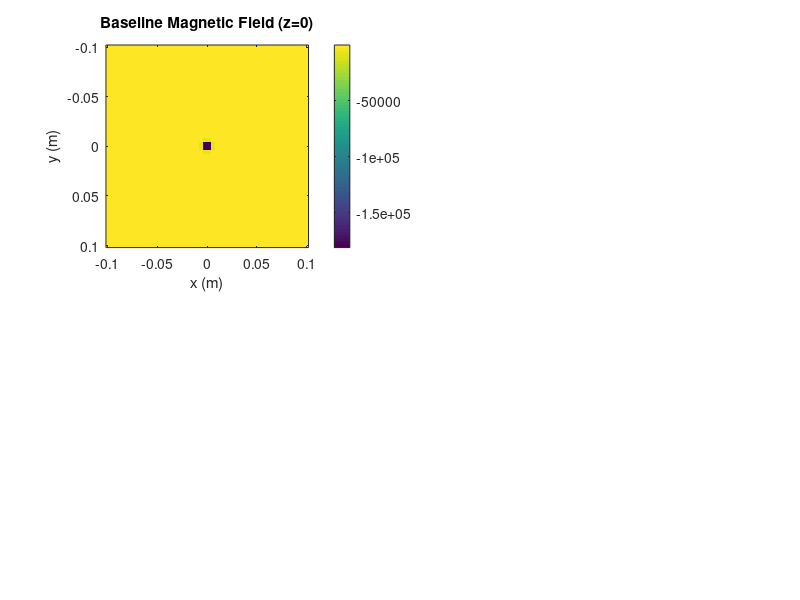

MATLAB code to generate this figure: (Note: this script raises an error after producing the figure.)
% Define constants
mu0 = 4 * pi * 1e-7; % Permeability of free space
num_points = 50; % Number of points in each dimension to calculate the field
 
 
% Define coil parameters
coil_radius = [0.05, 0.05]; % Radii of the coils in meters
coil_center = [0, 0, 0.1; 0, 0, -0.1]; % Centers of the coils in x, y, z
frequencies = [10, 15]; % Frequencies of the coils in Hz
currents = [1, 1]; % Currents in the coils in Amperes
phases = [0, pi/2]; % Phases of the currents in the coils
 
 
% Define the observation grid for the brain model
[x, y, z] = meshgrid(linspace(-0.1, 0.1, num_points), linspace(-0.1, 0.1, num_points), linspace(-0.1, 0.1, num_points));
 
 
% Simulate baseline neural activity with altered oscillatory patterns for depression
t = 0:0.001:1; % Time vector (1 second)
f_beta = 20; % Frequency of beta oscillations 
p0_beta = [1, 0, 0]; % Initial dipole moment for theta (arbitrary units)
 
 
% Calculate baseline MEG signal with altered oscillatory patterns
meg_baseline_beta = mu0 * (3 * (p0_beta(1) * z) .* z - p0_beta(1)) ./ (4 * pi * (x.^2 + y.^2 + z.^2).^(5/2));
meg_baseline = meg_baseline_beta; % Combine beta components
 
 
% Apply magnetic stimulation (using original coil model)
Bz_total = zeros(size(z)); % Initialize total magnetic field
for coil = 1:length(frequencies)
    Bz = mu0 * currents(coil) * coil_radius(coil)^2 ./ (2 * ((coil_radius(coil)^2 + (z - coil_center(coil,3)).^2).^(3/2)));
    Bz_total = Bz_total + Bz; % Superimpose the fields from each coil
end
 
 
% Simulate post-stimulation neural activity (simplified model)
% Assume the stimulation affects the amplitude of the neural oscillations
meg_post_beta = mu0 * (3 * (1.2 * p0_beta(1) * z) .* z - 1.2 * p0_beta(1)) ./ (4 * pi * (x.^2 + y.^2 + z.^2).^(5/2));
meg_post = meg_post_beta; % Combine alpha and theta components
 
 % Initialize time-varying MEG matrices
meg_baseline_time = zeros(length(t), num_points);
meg_post_time = zeros(length(t), num_points);
 
% Loop over time to simulate MEG for each time point
for i = 1:length(t)
    % Simulate MEG signal at time point i
    meg_baseline_time(i, :) = sin(2 * pi * f_beta * t(i)) * meg_baseline(num_points/2, num_points/2, num_points/2);
    meg_post_time(i, :) = sin(2 * pi * f_beta * t(i)) * meg_post(num_points/2, num_points/2, num_points/2);
end
 
% Choose a plane to visualize, for example z=0 (middle of the brain)
slice_index = num_points / 2; % Assuming num_points is even, this is the middle
meg_baseline_slice = squeeze(meg_baseline(:, :, slice_index));
meg_post_slice = squeeze(meg_post(:, :, slice_index));
 
 
cmin = min(min(meg_baseline_slice(:)), min(meg_post_slice(:)));
cmax = max(max(meg_baseline_slice(:)), max(meg_post_slice(:)));
 
% Plot the baseline magnetic field slice with adjusted color limits
subplot(2, 2, 1);
imagesc(linspace(-0.1, 0.1, num_points), linspace(-0.1, 0.1, num_points), meg_baseline_slice);
axis square;
title('Baseline Magnetic Field (z=0)');
xlabel('x (m)');
ylabel('y (m)');
colorbar;
clim([cmin cmax]); % Adjust the color scale
 
 
% Plot the post-stimulation magnetic field slice with the same color limits for comparison
subplot(2, 2, 2);
imagesc(linspace(-0.1, 0.1, num_points), linspace(-0.1, 0.1, num_points), meg_post_slice);
axis square;
title('Post-Stimulation Magnetic Field (z=0)');
xlabel('x (m)');
ylabel('y (m)');
colorbar;
clim([cmin cmax]); % Use the same color scale as the baseline for direct comparison
 
 
% Now plot the central slice of the brain over time
subplot(2, 2, [3, 4]);
plot(t, meg_baseline_time(:, slice_index), 'DisplayName', 'Baseline'); % Plot the central slice over time
hold on; % Hold on to plot both on the same graph
plot(t, meg_post_time(:, slice_index), 'DisplayName', 'Post-Stimulation'); % Plot the central slice over time
hold off;
legend;
title('MEG Signal Over Time');
xlabel('Time (s)');
ylabel('Magnetic Field (T)');